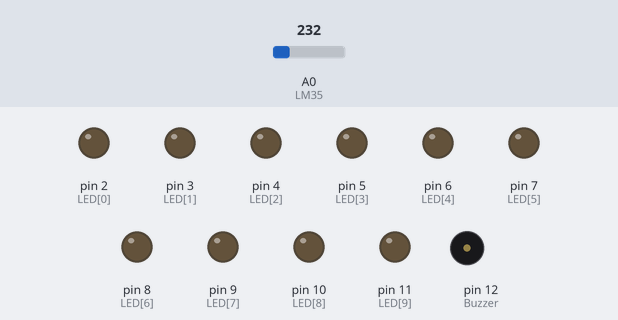
A sketch run on a simulated Arduino Uno, built with avr-gcc and run on an emulated ATmega328P. Parts: output pins drawn as LEDs (lit = HIGH), buzzer (waves = sounding). The inputs (shaded band) are chosen by the test bench; at power-on: A0 (LM35) = 232.

Above: at 1.2 s.
1.3 s: A0 (LM35) set to 248
2.8 s: A0 (LM35) set to 256
At 4.0 s:
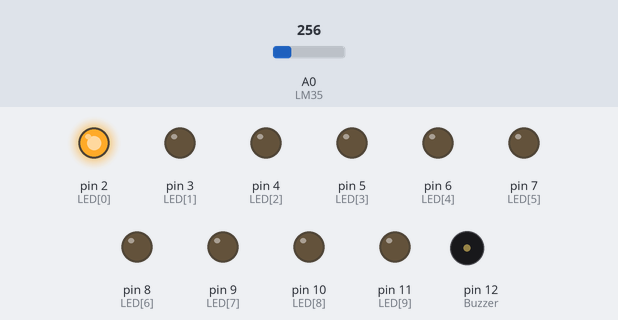
4.3 s: A0 (LM35) set to 266
At 5.1 s:
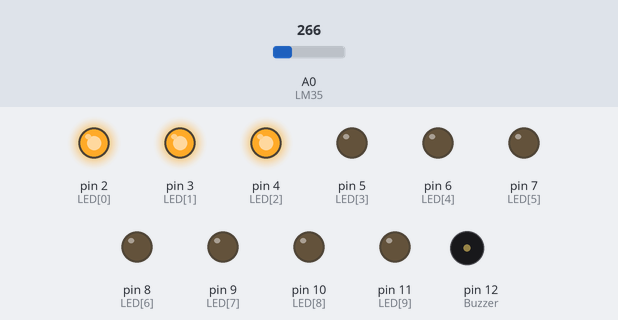
5.8 s: A0 (LM35) set to 290
At 6.2 s:
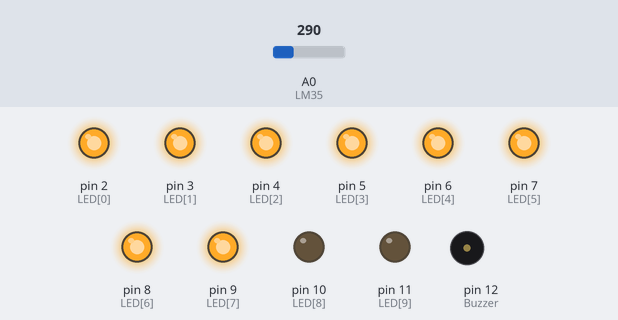
7.3 s: A0 (LM35) set to 293
At 8.5 s:
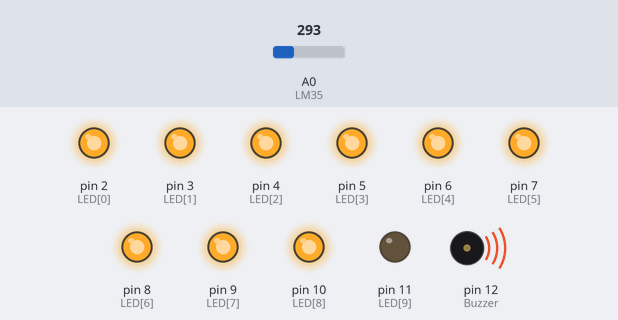
8.8 s: A0 (LM35) set to 250
At 9.7 s:
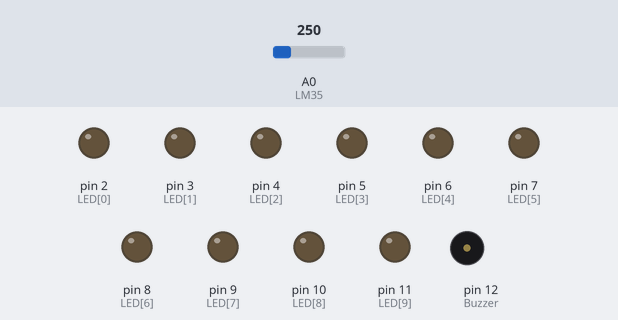
Timing chart, 0 to 11.3 s (numbered marks = the images above; inputs shaded):
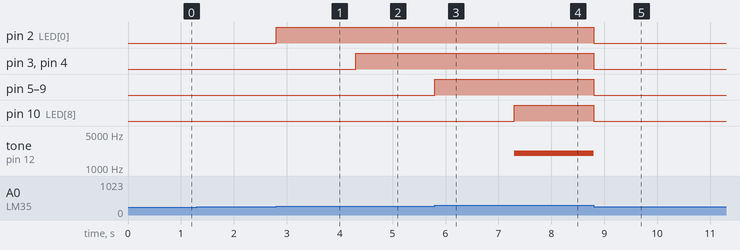

The sketch:

prjTermometro.ino
```cpp
const int LM35 = 0;
float temperatura = 0;
int ADClido = 0;
const int Buzzer = 12;
const int LED[] = {
2,3,4,5,6,7,8,9,10,11};
void setup(){
analogReference(INTERNAL); //No Mega, use INTERNAL1V1, no Leonardo remova essa linha
pinMode(Buzzer, OUTPUT);
for(int x = 0; x < 10; x++){
pinMode(LED[x], OUTPUT);
}
}
void loop(){
ADClido = analogRead(LM35);
temperatura = ADClido * 0.1075268817204301; //no Leonardo use 0.4887585532
if(temperatura > 27.50){
digitalWrite(LED[0], HIGH);
}
else{
digitalWrite(LED[0], LOW);
}
if(temperatura > 28.00){
digitalWrite(LED[1], HIGH);
}
else{
digitalWrite(LED[1], LOW);
}
if(temperatura > 28.50){
digitalWrite(LED[2], HIGH);
}
else{
digitalWrite(LED[2], LOW);
}
if(temperatura > 29.00){
digitalWrite(LED[3], HIGH);
}
else{
digitalWrite(LED[3], LOW);
}
if(temperatura > 29.50){
digitalWrite(LED[4], HIGH);
}
else{
digitalWrite(LED[4], LOW);
}
if(temperatura > 30.00){
digitalWrite(LED[5], HIGH);
}
else{
digitalWrite(LED[5], LOW);
}
if(temperatura > 30.50){
digitalWrite(LED[6], HIGH);
}
else{
digitalWrite(LED[6], LOW);
}
if(temperatura > 31.00){
digitalWrite(LED[7], HIGH);
}
else{
digitalWrite(LED[7], LOW);
}
if(temperatura > 31.50){
digitalWrite(LED[8], HIGH);
tone(Buzzer,2000);
}
else{
digitalWrite(LED[8], LOW);
noTone(Buzzer);
}
if(temperatura > 32.00){
digitalWrite(LED[9], HIGH);
}
else{
digitalWrite(LED[9], LOW);
}
}
```

Measured:
- the behaviour switches between 255 and 256 on A0 (LM35) (found by bisection; images 0 and 1)
- the behaviour switches between 292 and 293 on A0 (LM35) (found by bisection; images 3 and 4)
- after the input at 1.3 s, every drawn part: stays the same
- after the input at 2.8 s, pin 2 (LED[0]): LOW → HIGH at once
- after the input at 4.3 s, pin 3 (LED[1]), pin 4 (LED[2]): LOW → HIGH at once
- after the input at 5.8 s, pin 5 (LED[3]), pin 6 (LED[4]), pin 7 (LED[5]), pin 8 (LED[6]), pin 9 (LED[7]): LOW → HIGH at once
- after the input at 7.3 s, pin 10 (LED[8]): LOW → HIGH at once; tone on pin 12 (Buzzer): silent → 2000 Hz at once
- after the input at 8.8 s, pin 2 (LED[0]), pin 3 (LED[1]), pin 4 (LED[2]), pin 5 (LED[3]), pin 6 (LED[4]), pin 7 (LED[5]), pin 8 (LED[6]), pin 9 (LED[7]), pin 10 (LED[8]): HIGH → LOW at once; tone on pin 12 (Buzzer): 2000 Hz → silent at once
